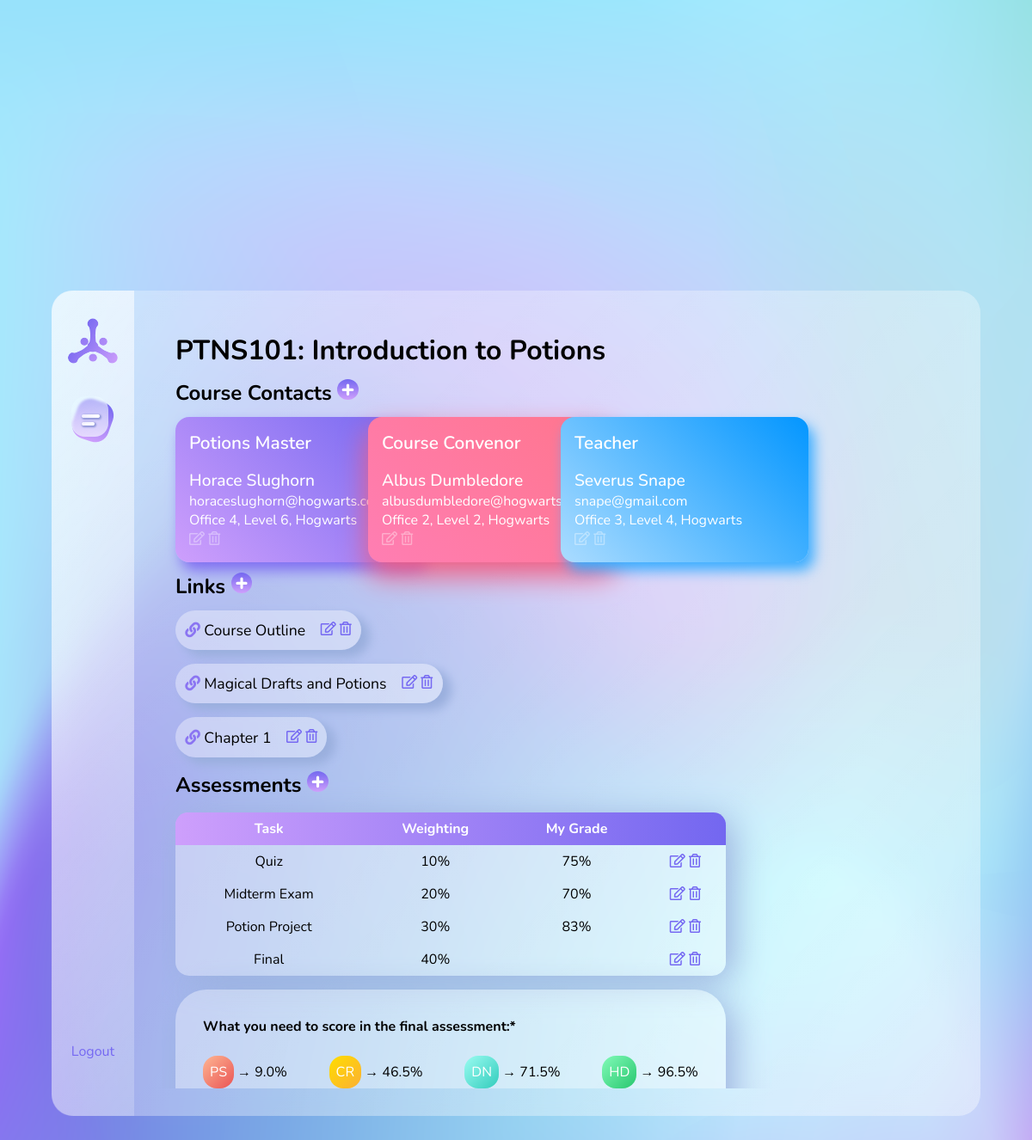
The page /course/1/ (signed in) on the database its author committed.
### coursePlanner/models.py (models this page shows, shortened)
class Course(models.Model):
    courseCode = models.CharField(max_length=20)
    courseName = models.CharField(max_length=100)
    owner = models.ForeignKey(User, on_delete=models.CASCADE, null=True, blank=True)

class Contact(models.Model):
    course = models.ForeignKey(Course, on_delete=models.CASCADE)
    role = models.CharField(max_length=300)
    name = models.CharField(max_length=150)
    email = models.CharField(max_length=320)
    location = models.CharField(max_length=500)

class Link(models.Model):
    course = models.ForeignKey(Course, on_delete=models.CASCADE)
    link = models.CharField(max_length=1000)
    title = models.CharField(max_length=500)

class Assessment(models.Model):
    course = models.ForeignKey(Course, on_delete=models.CASCADE)
    task = models.CharField(max_length=100)
    weighting = models.IntegerField()
    myGrade = models.IntegerField(null=True, blank=True)

### coursePlanner/views.py (the view)
# urls.py: path('course/', include('coursePlanner.urls')),
@login_required
def course(request, course_id):
    course = Course.objects.get(id=course_id)
    if course.owner != request.user:
        raise Http404
    contacts = course.contact_set.all()
    links = course.link_set.all()
    queries = course.query_set.all()
    assessments = course.assessment_set.all()
    assessmentMessages = genAssessmentMessages(course_id)
    context = {
        'course': course,
        'contacts': contacts,
        'links': links,
        'queries': queries,
        'assessments': assessments,
        'assessmentMessages': assessmentMessages,
        }
    templateName = 'coursePlanner/course.html'
    return render(request, templateName, context)

### coursePlanner/templates/coursePlanner/course.html (shortened to what this page needs)
{% extends 'base.html' %}
{% load static %}
{% block content %}
<h1>{{ course.courseCode }}: {{course.courseName }}</p>
<h2 class="courseHeading">Course Contacts <a href="{% url 'coursePlanner:newContact' course.id %}">
  <img src="{% static 'images/plus.svg' %}" class="add-btn"></a></h2>
<div class="card-list">
  {% for contact in contacts %}
    <div class="card {% cycle 'blue-purple'  'coral' 'sky-blue'   'teal' %}">
      {% block editContact %}
      <header>
      {{ contact.role }}
      </header>
      <div class="card-text-medium">{{ contact.name }}</div>
      <div class="card-text-small">{{ contact.email }}</div>
      <div class="card-text-small">{{ contact.location }}</div>
      <a href="{% url 'coursePlanner:editContact' course_id=course.id contact_id=contact.id %}">
        <i class="far fa-edit"></i></a>
       {% endblock editContact %}
      {% block deleteContact %}
      <a href="{% url 'coursePlanner:deleteContact' course_id=course.id contact_id=contact.id %}">
      <i class="far fa-trash-alt"></i></a>
      {% endblock deleteContact %}
    </div>
  {% endfor %}
</div>
<h2 class="courseHeading">Links <a href="{% url 'coursePlanner:newLink' course.id %}">
  <img src="{% static 'images/plus.svg' %}" class="add-btn">
  </a>
</h2>
<ul>
  {% for link in links %}
    {% block editLink %}
      <a href={{link.link}} target="_blank">
        <div class="link">
          <p> <i class="fas fa-link purple"></i> {{link.title}}</p>
          <div>
            <a href="{% url 'coursePlanner:editLink' course_id=course.id link_id=link.id %}">
              <i class="far fa-edit"></i></a>
            {% endblock editLink %}
            {% block deleteLink %}
              <a href="{% url 'coursePlanner:deleteLink' course_id=course.id link_id=link.id %}">
              <button><i class="far fa-trash-alt"></i></button></a>
            {% endblock deleteLink %}
          </div>
        </div>
      </a>
  {% endfor %}
</ul>
<h2 class="courseHeading">Assessments <a href="{% url 'coursePlanner:newAssessment' course.id %}">
  <img src="{% static 'images/plus.svg' %}" class="add-btn"></a></h2>
<table class="assessment-table">
  <tr class="assessment-header-row">
    <th>Task</th>
    <th>Weighting</th>
    <th>My Grade</th>
    <th></th>
  </tr>
  {% for assessment in assessments %}
    <tr>
      {% block editAssessment %}
        <td>{{ assessment.task }}</td>
        <td>{{ assessment.weighting }}%</td>
        {% if  assessment.myGrade is None %}
        <td></td>
        {% else %}
        <td>{{ assessment.myGrade }}%</td>
        {% endif %}
        <td><a href="{% url 'coursePlanner:editAssessment' course_id=course.id assessment_id=assessment.id %}">
          <button><i class="far fa-edit"></i></button></a>
          {% block deleteAssessment %}
          <a href="{% url 'coursePlanner:deleteAssessment' course_id=course.id assessment_id=assessment.id %}">
            <button><i class="far fa-trash-alt"></i></button></a>
          {% endblock deleteAssessment %}
        </td>
      {% endblock editAssessment %}
    </tr>
  {% endfor %}
{% block newAssessment %}
</table>
{% endblock newAssessment %}
{% if assessmentMessages %}
  <div class="assessment-advice-box">
    <h3>What you need to score in the final assessment:*</h3>
    <div class="assessment-advice">
      {% for message in assessmentMessages %}
      <div class="advice">
        <span class="{% cycle 'ps' 'cr' 'dn' 'hd' %}">
        </span>
        <span>
          {{ message }}
        </span>
      </div>
      {% endfor %}
    </div>
  </div>
{% endif %}
{% endblock content %}

### static/css/base.css (style rules this page uses)
:root { font-size: 16px; font-family: 'Nunito', sans-serif; --transition-speed: 300ms; }
* { margin: 0; padding: 0; box-sizing: border-box; }
h1 { font-size: 2rem; text-align: left; margin-bottom: 0.2em; }
h2 { font-size: 1.5rem; text-align: left; }
h3 { font-size: 1rem; text-align: left; }
button, input[type="submit"], input[type="reset"] { background: none; color: #7568f2; border: none; padding: 0; font: inherit; cursor: pointer; outline: inherit; }
a { color: #7568f2; text-decoration: none; }
::placeholder { font-family: 'Nunito', sans-serif; color: #979797; font-size: 16px; }
html { background-image: url(../cornflower.png); background-size: 100% 100%; background-repeat: no-repeat; overflow: hidden; scrollbar-width: thin; scrollbar-color: #A3D8E5 #A7E1F1; }
body { display: flex; align-items: center; justify-content: center; min-height: 100vh; }
.courseHeading { flex-grow: 1; }
.blue-purple { background-image: linear-gradient(45deg, #CE9FFC 0%, #7367F0 100%); box-shadow: 0.4em 0.6em 1em 0 #806FF2; }
.coral { background-image: linear-gradient(45deg, #FF7EB3 0%, #FF758C 100%); box-shadow: 0 16px 32px 0 #F15D83; }
.sky-blue { background-image: linear-gradient(45deg, #ABDCFF 0%, #0396FF 100%); box-shadow: 0.4em 0.6em 1em 0 #39ADFF; }
.add-btn { transition: 300ms ease-out; }
h2 { margin: 0.5em 0; }
h2 .add-btn { height: 1em; }
.card-list { display: flex; overflow: visible; }
.card { padding: 1em; border-radius: 1rem; min-width: 18em; transition: 200ms; }
.card i { color: rgba(255,255,255,0.37); }
.card header { color: white; font-weight: 600; font-size: 1.3rem; margin-bottom: 0.8em; }
.card-text-medium { font-size: 1.2rem; font-weight: 500; color: white; }
.card-text-small { font-size: 1rem; font-weight: 400; color: white; }
.card:not(:first-child) { margin-left: -4em; }
.link { padding: 0.7em; margin-bottom: 1em; background: rgba(255,255,255,0.37); box-shadow: 9px 7px 12px 1px #9AAFDD; border-radius: 2em; width: fit-content; display: flex; left: 0em; position: relative; transition: 200ms ease; max-width: 1100px; }
.link p { font-size: 1.1rem; color: black; margin-right: 1em; }
.purple { color: #8b75f2; }
.assessment-table { margin: 1em 0; background-color: rgba(255,255,255,0.37); border-radius: 1em; border-spacing: 0; border-collapse: collapse; min-width: 40em; box-shadow: 9px 7px 42px -1px #9AAFDD; }
th:first-child { border-top-left-radius: 0.9em; }
th:last-child { border-top-right-radius: 0.9em; }
.assessment-header-row { background-image: linear-gradient(270deg, #7367F0 0%, #CE9FFC 100%); border-radius: 40px; }
.assessment-table th, .assessment-table td { padding: 0.5em; text-align: center; }
.assessment-header-row th { color: white; }
.assessment-advice-box { background: rgba(255,255,255,0.37); border-radius: 36px; max-width: 40em; height: 12em; padding: 2em; display: flex; flex-direction: column; justify-content: space-between; box-shadow: 9px 7px 42px -1px #9AAFDD; }
.assessment-advice { display: flex; align-items: space-evenly; justify-content: space-between; }
.ps { color: white; padding: 0.5em; background-image: linear-gradient(135deg, #FEB692 0%, #EA5455 100%); border-radius: 1em; }
.ps::after { content: 'PS'; }
.cr { color: white; padding: 0.5em; background-image: linear-gradient(135deg, #FFDD00 0%, #FBB034 100%); border-radius: 1em; }
.cr::after { content: 'CR'; }
.dn { color: white; padding: 0.5em; background-image: linear-gradient( 135deg, #90F7EC 10%, #32CCBC 100%); border-radius: 1em; }
.dn::after { content: 'DN'; }
.hd { color: white; padding: 0.5em; background-image: linear-gradient(135deg, #81FBB8 0%, #28C76F 100%); border-radius: 1em; }
.hd::after { content: 'HD'; }

### rows shown on the page
Course: courseCode "PTNS101", courseName "Introduction to Potions"
Contact: role "Potions Master", name "Horace Slughorn", email "horaceslughorn@hogwarts.com", location "Office 4, Level 6, Hogwarts"
Contact: role "Course Convenor", name "Albus Dumbledore", email "albusdumbledore@hogwarts.com", location "Office 2, Level 2, Hogwarts"
Contact: role "Teacher", name "Severus Snape", email "snape@gmail.com", location "Office 3, Level 4, Hogwarts"
Link: title "Course Outline"
Link: title "Magical Drafts and Potions"
Link: title "Chapter 1"
Assessment: task "Quiz", weighting "10", myGrade "75"
Assessment: task "Midterm Exam", weighting "20", myGrade "70"
Assessment: task "Potion Project", weighting "30", myGrade "83"
Assessment: task "Final", weighting "40"

### other values the page prints
{{ message }} "→ 9.0%" "→ 46.5%" "→ 71.5%" "→ 96.5%"
